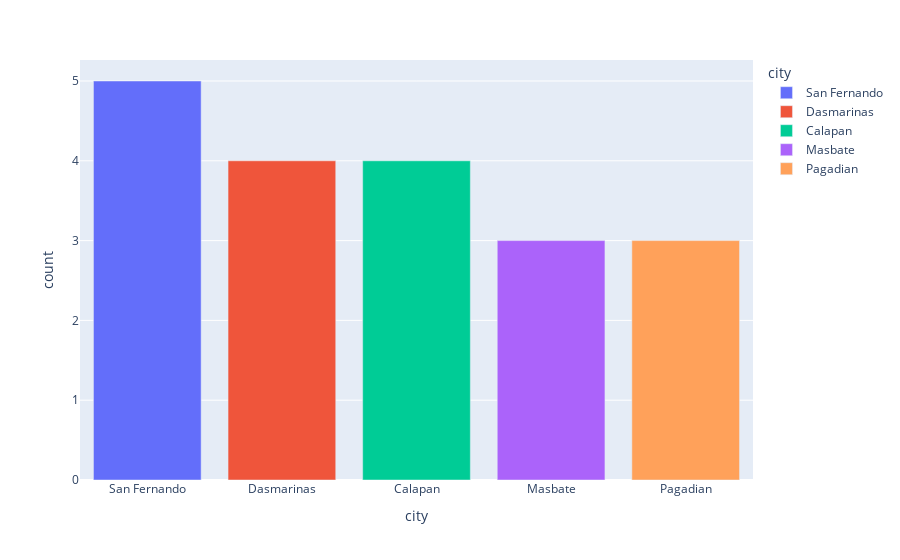

Notebook code for this chart:
### Code cell
top_city_count = unique_holders['city'].value_counts()[0:5].to_frame(name="count").reset_index()
fig = px.bar(top_city_count, x='city', y='count', color='city')
fig.show()

### Figure 1 — Plotly figure (JSON) as saved in the notebook; plotly's stock layout.template omitted (floating-point values rounded to 4 significant figures)
{"data": [{"alignmentgroup": "True", "hovertemplate": "city=%{x}<br>count=%{y}<extra></extra>", "legendgroup": "San Fernando", "marker": {"color": "#636efa", "pattern": {"shape": ""}}, "name": "San Fernando", "offsetgroup": "San Fernando", "orientation": "v", "showlegend": true, "textposition": "auto", "type": "bar", "x": ["San Fernando"], "xaxis": "x", "y": [5], "yaxis": "y"}, {"alignmentgroup": "True", "hovertemplate": "city=%{x}<br>count=%{y}<extra></extra>", "legendgroup": "Dasmarinas", "marker": {"color": "#EF553B", "pattern": {"shape": ""}}, "name": "Dasmarinas", "offsetgroup": "Dasmarinas", "orientation": "v", "showlegend": true, "textposition": "auto", "type": "bar", "x": ["Dasmarinas"], "xaxis": "x", "y": [4], "yaxis": "y"}, {"alignmentgroup": "True", "hovertemplate": "city=%{x}<br>count=%{y}<extra></extra>", "legendgroup": "Calapan", "marker": {"color": "#00cc96", "pattern": {"shape": ""}}, "name": "Calapan", "offsetgroup": "Calapan", "orientation": "v", "showlegend": true, "textposition": "auto", "type": "bar", "x": ["Calapan"], "xaxis": "x", "y": [4], "yaxis": "y"}, {"alignmentgroup": "True", "hovertemplate": "city=%{x}<br>count=%{y}<extra></extra>", "legendgroup": "Masbate", "marker": {"color": "#ab63fa", "pattern": {"shape": ""}}, "name": "Masbate", "offsetgroup": "Masbate", "orientation": "v", "showlegend": true, "textposition": "auto", "type": "bar", "x": ["Masbate"], "xaxis": "x", "y": [3], "yaxis": "y"}, {"alignmentgroup": "True", "hovertemplate": "city=%{x}<br>count=%{y}<extra></extra>", "legendgroup": "Pagadian", "marker": {"color": "#FFA15A", "pattern": {"shape": ""}}, "name": "Pagadian", "offsetgroup": "Pagadian", "orientation": "v", "showlegend": true, "textposition": "auto", "type": "bar", "x": ["Pagadian"], "xaxis": "x", "y": [3], "yaxis": "y"}], "layout": {"barmode": "relative", "legend": {"title": {"text": "city"}, "tracegroupgap": 0}, "margin": {"t": 60}, "xaxis": {"anchor": "y", "categoryarray": ["San Fernando", "Dasmarinas", "Calapan", "Masbate", "Pagadian"], "categoryorder": "array", "domain": [0, 1], "title": {"text": "city"}}, "yaxis": {"anchor": "x", "domain": [0, 1], "title": {"text": "count"}}}}
